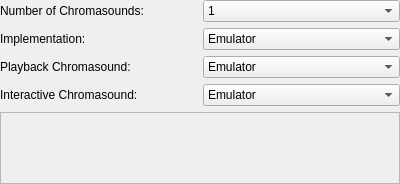
<?xml version="1.0" encoding="UTF-8"?>
<ui version="4.0">
 <class>ChromasoundLayoutWidget</class>
 <widget class="QWidget" name="ChromasoundLayoutWidget">
  <property name="geometry">
   <rect>
    <x>0</x>
    <y>0</y>
    <width>400</width>
    <height>184</height>
   </rect>
  </property>
  <property name="windowTitle">
   <string>Form</string>
  </property>
  <layout class="QGridLayout" name="gridLayout">
   <property name="leftMargin">
    <number>0</number>
   </property>
   <property name="topMargin">
    <number>0</number>
   </property>
   <property name="rightMargin">
    <number>0</number>
   </property>
   <property name="bottomMargin">
    <number>0</number>
   </property>
   <item row="0" column="0">
    <widget class="QLabel" name="numberOfLabel">
     <property name="text">
      <string>Number of Chromasounds:</string>
     </property>
    </widget>
   </item>
   <item row="0" column="1">
    <widget class="QComboBox" name="numberOfComboBox">
     <item>
      <property name="text">
       <string>1</string>
      </property>
     </item>
     <item>
      <property name="text">
       <string>2</string>
      </property>
     </item>
    </widget>
   </item>
   <item row="1" column="0">
    <widget class="QLabel" name="implementationLabel">
     <property name="text">
      <string>Implementation:</string>
     </property>
    </widget>
   </item>
   <item row="1" column="1">
    <widget class="QComboBox" name="implementationComboBox">
     <item>
      <property name="text">
       <string>Emulator</string>
      </property>
     </item>
    </widget>
   </item>
   <item row="2" column="0">
    <widget class="QLabel" name="playbackLabel">
     <property name="text">
      <string>Playback Chromasound:</string>
     </property>
    </widget>
   </item>
   <item row="2" column="1">
    <widget class="QComboBox" name="playbackComboBox">
     <item>
      <property name="text">
       <string>Emulator</string>
      </property>
     </item>
    </widget>
   </item>
   <item row="3" column="0">
    <widget class="QLabel" name="interactiveLabel">
     <property name="text">
      <string>Interactive Chromasound:</string>
     </property>
    </widget>
   </item>
   <item row="3" column="1">
    <widget class="QComboBox" name="interactiveComboBox">
     <item>
      <property name="text">
       <string>Emulator</string>
      </property>
     </item>
    </widget>
   </item>
   <item row="4" column="0" colspan="2">
    <widget class="QFrame" name="frame">
     <property name="frameShape">
      <enum>QFrame::Shape::StyledPanel</enum>
     </property>
     <property name="frameShadow">
      <enum>QFrame::Shadow::Raised</enum>
     </property>
     <layout class="QGridLayout" name="gridLayout_2">
      <item row="0" column="0">
       <widget class="QLabel" name="infoLabel">
        <property name="minimumSize">
         <size>
          <width>0</width>
          <height>48</height>
         </size>
        </property>
        <property name="text">
         <string/>
        </property>
        <property name="textFormat">
         <enum>Qt::TextFormat::RichText</enum>
        </property>
        <property name="alignment">
         <set>Qt::AlignmentFlag::AlignLeading|Qt::AlignmentFlag::AlignLeft|Qt::AlignmentFlag::AlignTop</set>
        </property>
        <property name="wordWrap">
         <bool>true</bool>
        </property>
       </widget>
      </item>
     </layout>
    </widget>
   </item>
  </layout>
 </widget>
 <resources/>
 <connections/>
</ui>
